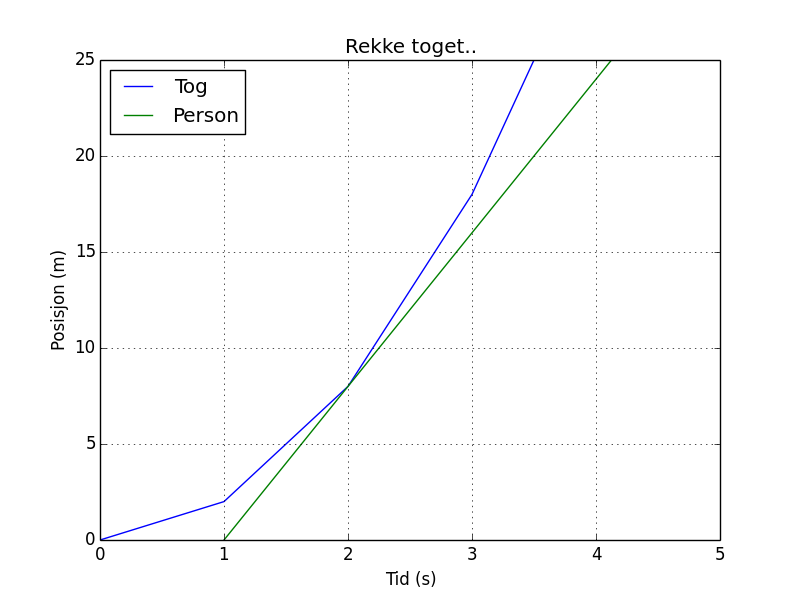

The Python source for this figure:
# coding: utf-8

import numpy as np
import matplotlib.pyplot as plt

Tmin = 0
Tmax = 5
At = 4.0

x = range(Tmax+1)

st = lambda t: (At*(t**2))/2
sp = lambda t: (8.0*t)-8


fig = plt.figure()
plt.axis([Tmin, Tmax, 0, 25])
plt.xlabel('Tid (s)')
plt.ylabel('Posisjon (m)')
plt.title('Rekke toget..')
plt.grid(True)
plt.plot(x, [st(t) for t in x], label='Tog')
plt.plot(x, [sp(t) for t in x], label='Person')
plt.legend(loc='upper left')
plt.show()
fig.savefig('oppg_3.png')
